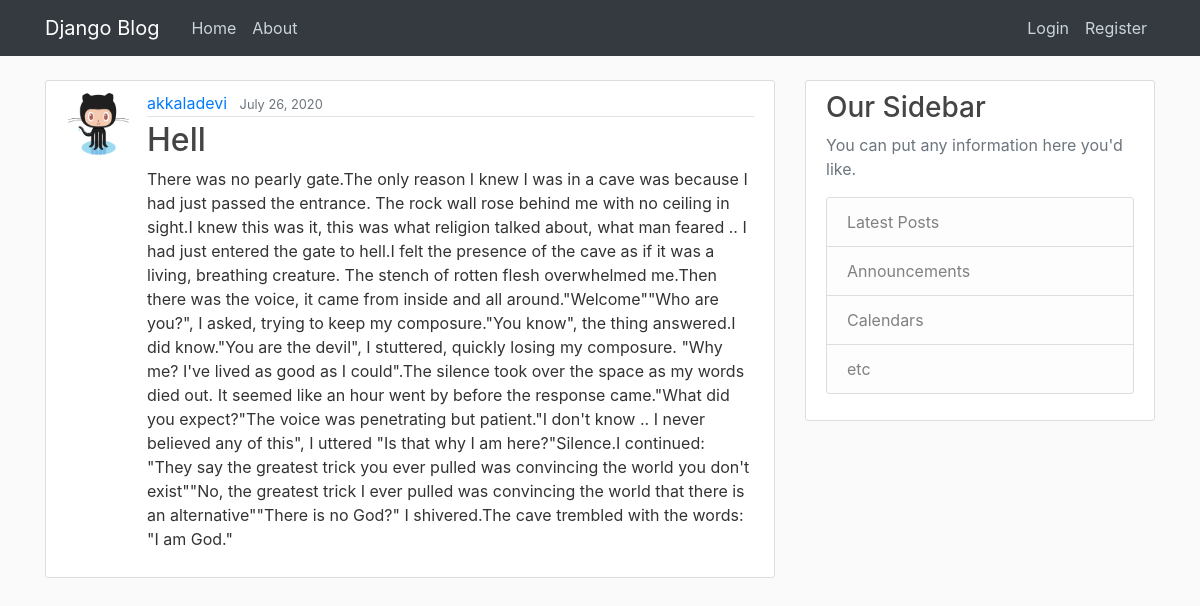
Page /post/13 on the committed database.
### blog/models.py (models this page shows, shortened)
class Post(models.Model):
	title = models.CharField(max_length=100)
	content = models.TextField(blank=False)
	date_posted = models.DateTimeField(default=timezone.now)
	author = models.ForeignKey(User, on_delete=models.CASCADE)

### users/models.py (models this page shows, shortened)
class Profile(models.Model):
	user = models.OneToOneField(User, on_delete=models.CASCADE)
	image = models.ImageField(default='default.png', upload_to='profile_pics')

### blog/views.py (the view)
# urls.py: path('post/<int:pk>',PostDetailView.as_view(),name='post-detail'),
class PostDetailView(DetailView):
	model = Post

### blog/templates/blog/post_detail.html (shortened to what this page needs)
{% extends "blog/base.html" %}
{% block content %}
    <article class="media content-section">
      <img src="{{ object.author.profile.image.url }} " class="rounded-circle article-img">
      <div class="media-body">
        <div class="article-metadata">
          <a class="mr-2" href="{% url 'user-posts' object.author.username %}">{{ object.author }}</a>
          <small class="text-muted">{{ object.date_posted|date:"F d, Y" }}</small>
        </div>
        <h2 class="article-title" >{{ object.title }}</a></h2>
        <p class="article-content">{{ object.content }}</p>
      </div>
    </article>
{% endblock content %}

### blog/static/blog/main.css (style rules this page uses)
body { background: #fafafa; color: #333333; margin-top: 5rem; }
h1, h2, h3, h4, h5, h6 { color: #444444; }
.content-section { background: #ffffff; padding: 10px 20px; border: 1px solid #dddddd; border-radius: 3px; margin-bottom: 20px; }
.article-title { color: #444444; }
.article-content { white-space: pre-line; }
.article-img { height: 65px; width: 65px; margin-right: 16px; }
.article-metadata { padding-bottom: 1px; margin-bottom: 4px; border-bottom: 1px solid #e3e3e3 }

### rows in the picture
Post: author.profile.image (placeholder picture), author "akkaladevi", date_posted "July 26, 2020", title "Hell", content "There was no pearly gate.The only reason I knew I was in a cave was because I had just passed the entrance. The rock wall rose behind me with no ceiling in sight.I knew this was it, this was what religion talked about, what man feared .. I had just entered the gate to hell.I felt the presence of the cave as if it was a living, breathing creature. The stench of rotten flesh overwhelmed me.Then there was the voice, it came from inside and all around.\"Welcome\"\"Who are you?\", I asked, trying to keep my composure.\"You know\", the thing answered.I did know.\"You are the devil\", I stuttered, quickly losing my composure. \"Why me? I've lived as good as I could\".The silence took over the space as my…"
